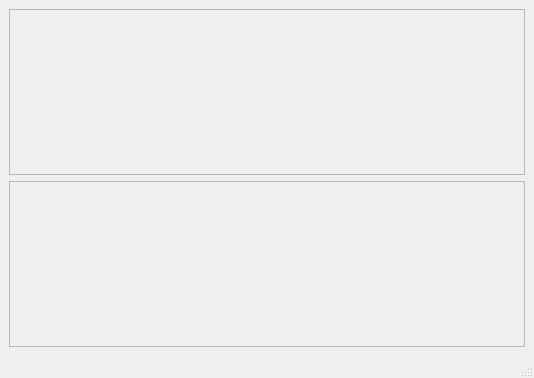
<?xml version="1.0" encoding="UTF-8"?>
<ui version="4.0">
 <class>tic_tac_toe</class>
 <widget class="QMainWindow" name="tic_tac_toe">
  <property name="geometry">
   <rect>
    <x>0</x>
    <y>0</y>
    <width>534</width>
    <height>378</height>
   </rect>
  </property>
  <property name="windowTitle">
   <string>tic_tac_toe</string>
  </property>
  <widget class="QWidget" name="centralwidget">
   <layout class="QVBoxLayout" name="verticalLayout">
    <item>
     <widget class="game_view" name="frame">
      <property name="frameShape">
       <enum>QFrame::StyledPanel</enum>
      </property>
      <property name="frameShadow">
       <enum>QFrame::Raised</enum>
      </property>
     </widget>
    </item>
    <item>
     <widget class="game" name="frame_2">
      <property name="frameShape">
       <enum>QFrame::StyledPanel</enum>
      </property>
      <property name="frameShadow">
       <enum>QFrame::Raised</enum>
      </property>
     </widget>
    </item>
   </layout>
  </widget>
  <widget class="QMenuBar" name="menubar">
   <property name="geometry">
    <rect>
     <x>0</x>
     <y>0</y>
     <width>534</width>
     <height>21</height>
    </rect>
   </property>
  </widget>
  <widget class="QStatusBar" name="statusbar"/>
 </widget>
 <customwidgets>
  <customwidget>
   <class>game_view</class>
   <extends>QFrame</extends>
   <header>game_view.h</header>
   <container>1</container>
  </customwidget>
  <customwidget>
   <class>game</class>
   <extends>QFrame</extends>
   <header>game.h</header>
   <container>1</container>
  </customwidget>
 </customwidgets>
 <resources/>
 <connections/>
</ui>
